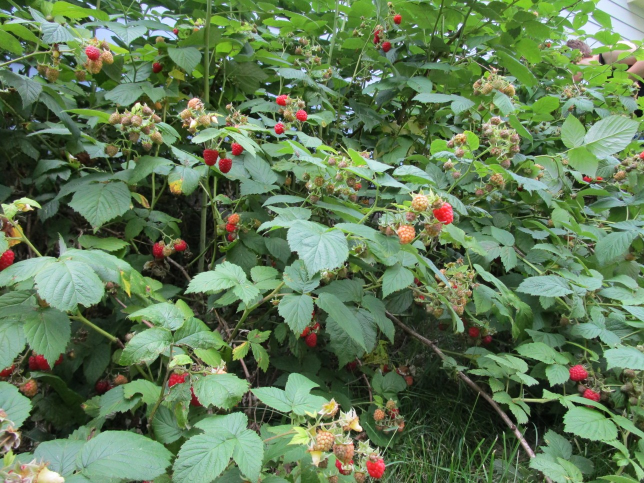
%> input picture IMG_0190__RASPBERRIES__smr.jpg, 1288 x 966 px (shown at 1/2 size)
$ octave --eval "HW03_Shah_Hiteshi('IMG_0190__RASPBERRIES__smr.jpg');"   (GNU Octave 9; MATLAB toolbox functions it lacks are replaced by stand-ins)
%> lines starting %> are read from the running program, lines starting %| are printed output that depends on the picture
% Name: Hiteshi Shah (hss7374)
% Homework 3
%

% main function that calls the approriate function depending on the file
% name
function HW03_Shah_Hiteshi( fn )

    % cell array of all the names of the images to be sent to the grayscale
    % function
    CELL = {'GRAY_GC01_7334.jpg', 'GRAY_GC02_7354.jpg', 'GRAY_GC04_7370.jpg', 'GRAY_GC04_7371.jpg', 'GRAY_GC04_7372.jpg', 'GRAY_GC10_20170208_104521.jpg'};

    % if the passed string matches any file name in CELL, the grayscale
    % function is called, else the display colors function is called
    if any(strcmp(CELL, fn))
        HW03_Shah_Grayscale( fn )
    else
        HW03_Shah_Disp_Color_Spaces( fn )
    end
end

% function that takes in an image and displays the histogram of its
% grayscale regiion of interest
function HW03_Shah_Grayscale( fn )

    % read RGB image, convert the image to double and display it
    im_rgb = imread(fn);
    im_rgb_double = im2double(im_rgb);
    imshow(im_rgb_double);

    pause(2);

    % convert RGB image to grayscale, select region of interest and display
    % it
    im_grayscale = rgb2gray( im_rgb_double);
    im_grayscale_cropped = im_grayscale(1005:1857, 1191:2193);
    imshow(im_grayscale_cropped);

    % display the histogram of the region of interest
    figure( 'Position', [40 5 1024 768] );
    imhist( im_grayscale_cropped, 256 );

    % display the mean and standard deviation of the region of interest
    fprintf('%s', strcat('Mean: ', num2str(round(mean(mean(im_grayscale_cropped).'), 3))))
    fprintf('\n')
    fprintf('%s', strcat('Standard Deviation: ', num2str(round(std(std(im_grayscale_cropped).'), 3))))

end

% function that takes in an image and displays it in several different
% color spaces
function HW03_Shah_Disp_Color_Spaces( fn )
%> called with fn = 'IMG_0190__RASPBERRIES__smr.jpg'

    % read the RGB image, convert it to double, separate the R, G and B
    % channels of the image
    im = imread(fn);
%> im is the input picture: size 966x1288x3 uint8; mean R, G, B 97.3, 122.3, 85.6
    im_rgb = im2double(im);
    im_r = im_rgb(:,:,1);
    im_g = im_rgb(:,:,2);
    im_b = im_rgb(:,:,3);

    % display the R, G and B channels of the image
    subplot(2, 2, 1);
    imshow(im_rgb);
    title('Original - RGB');
    subplot(2, 2, 2);
    imshow(im_r);
    title('Red Channel');
    subplot(2, 2, 3);
    imshow(im_g);
    title('Green Channel');
    subplot(2, 2, 4);
    imshow(im_b);
    title('Blue Channel');

    pause(3);

    % convert the RGB image to HSV and separate the H, S and V
    % channels of the image
    im_hsv = rgb2hsv(im_rgb);
%> im_hsv: size 966x1288x3 double; mean H, S, V 0.303, 0.384, 0.491
    im_h = im_hsv(:,:,1);
    im_s = im_hsv(:,:,2);
    im_v = im_hsv(:,:,3);

    % display the H, S and V channels of the image
    subplot(2, 2, 1);
    imshow(im_hsv);
    title('Original - HSV');
    subplot(2, 2, 2);
    imshow(im_h);
    title('Hue Channel');
    subplot(2, 2, 3);
    imshow(im_s);
    title('Saturation Channel');
    subplot(2, 2, 4);
    imshow(im_v);
    title('Value Channel');

    pause(3);

    % convert the RGB image to L*a*b* and separate the L*, a* and b*
    % channels of the image
    im_lab = rgb2lab(im_rgb);
%> im_lab: size 966x1288x3 double; mean of channels 1, 2, 3 47.8, -15.7, 17.2
    im_l = im_lab(:,:,1);
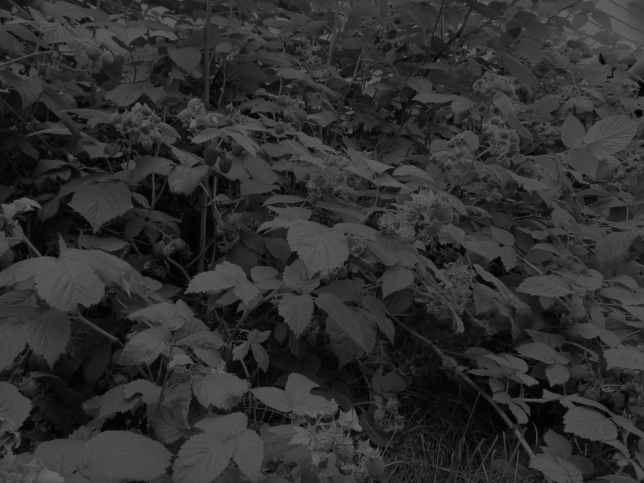
%> im_l: size 966x1288 double (shown at 1/2 size); min 0.392, max 100, mean 47.8
    im_a = im_lab(:,:,2);
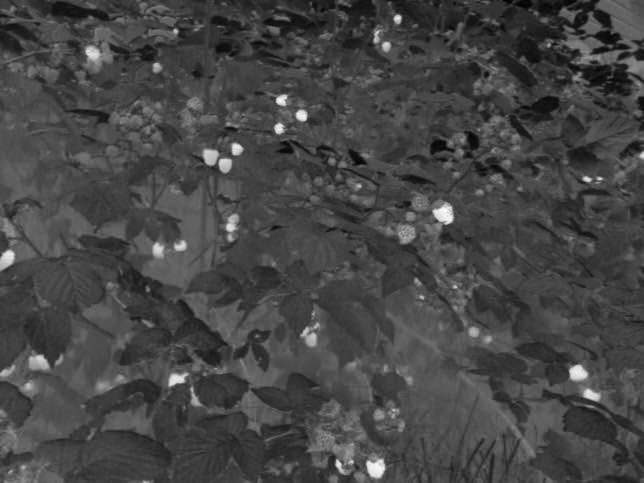
%> im_a: size 966x1288 double (shown at 1/2 size); min -50.58, max 76.31, mean -15.7; drawn with min black and max white
    im_b = im_lab(:,:,3);

    % display the L*, a* and b* channels of the image
    subplot(2, 2, 1);
    imshow(im_lab);
    title('Original - L*a*b*');
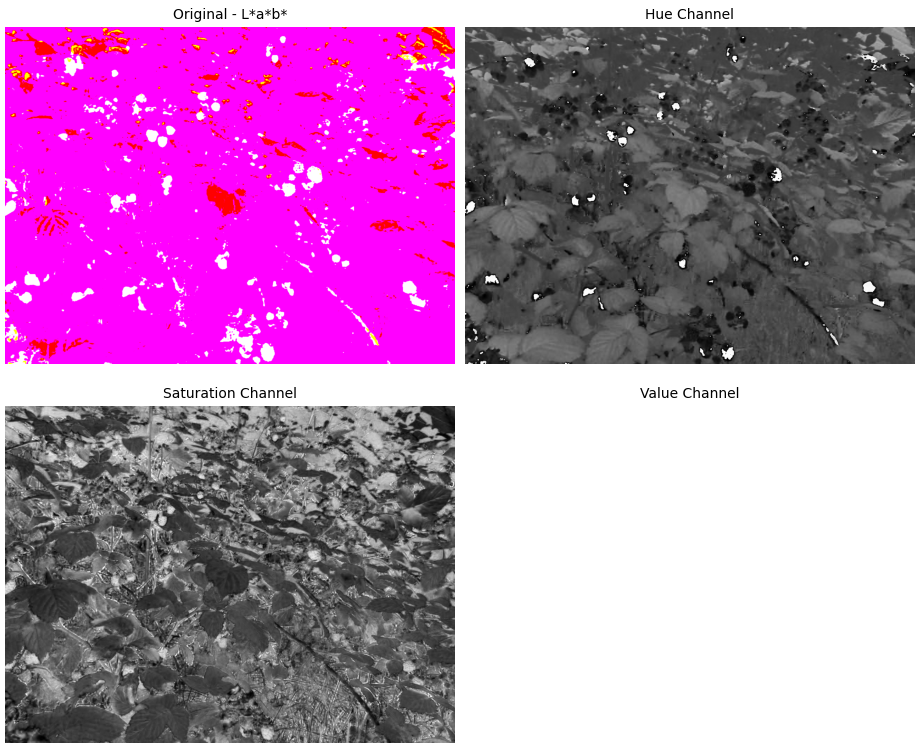
%> figure redrawn from the program's plot data, 4 panels
    subplot(2, 2, 2);
    imshow(im_l);
    title('L* Channel');
    subplot(2, 2, 3);
    imshow(im_a);
    title('a* Channel');
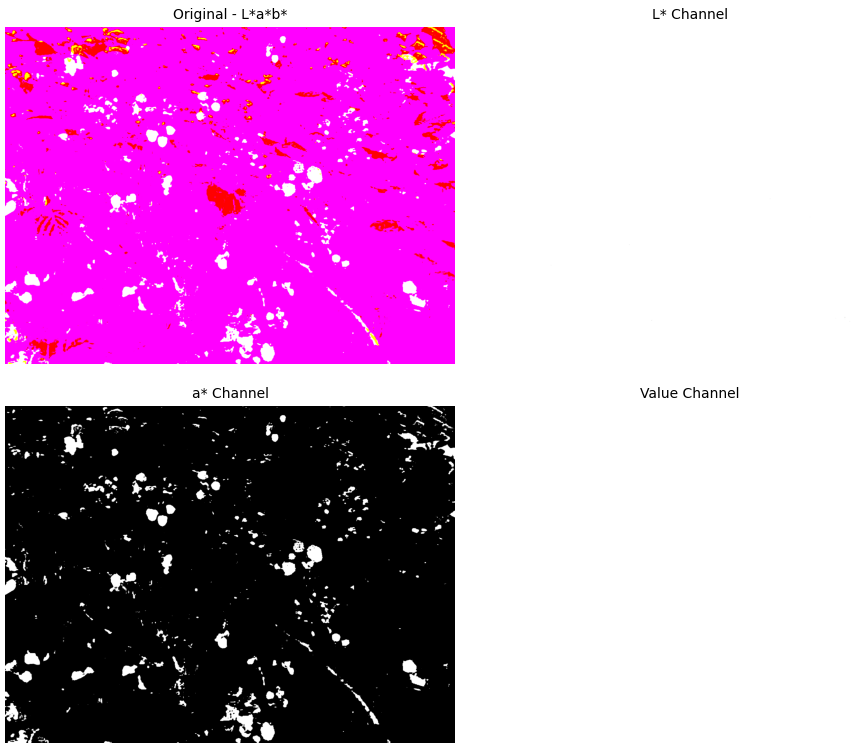
%> figure redrawn from the program's plot data, 4 panels
    subplot(2, 2, 4);
    imshow(im_b);
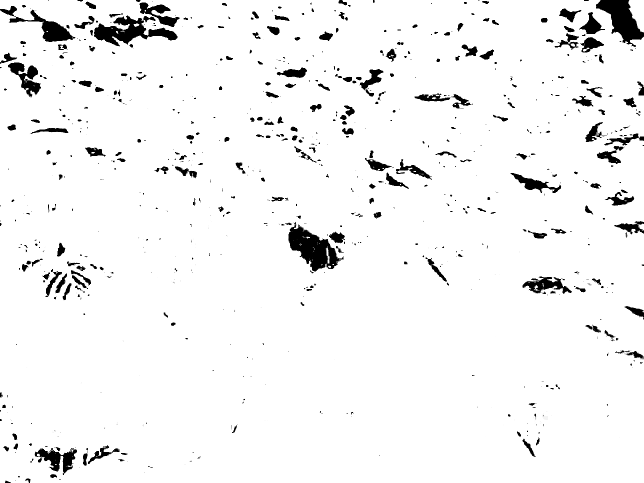
%> displayed picture: size 966x1288, on the screen's scale of 0 to 255 (shown at 1/2 size); min 0, max 255, mean 242.8
    title('b* Channel');

    pause(3);

    % convert the RGB image to YCbCr and separate the Y, Cb and Cr
    % channels of the image
    im_ycbcr = rgb2ycbcr(im_rgb);
%> im_ycbcr: size 966x1288x3 double; mean of channels 1, 2, 3 0.435, 0.453, 0.469
    im_y = im_ycbcr(:,:,1);
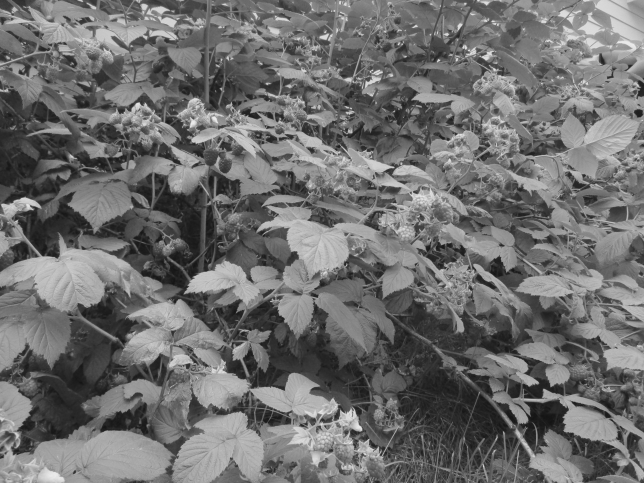
%> im_y: size 966x1288 double (shown at 1/2 size); min 0.0667, max 0.922, mean 0.435
    im_cb = im_ycbcr(:,:,2);
    im_cr = im_ycbcr(:,:,3);
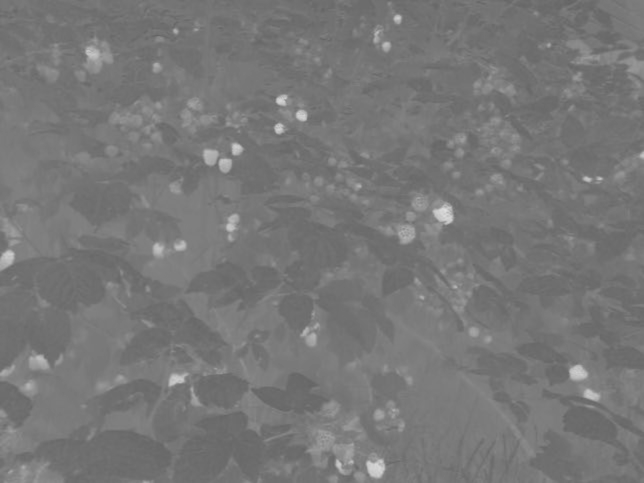
%> im_cr: size 966x1288 double (shown at 1/2 size); min 0.384, max 0.88, mean 0.469

    % display the Y, Cb and Cr channels of the image
    subplot(2, 2, 1);
    imshow(im_ycbcr);
    title('Original - YCbCr');
    subplot(2, 2, 2);
    imshow(im_y);
    title('Y Channel');
    subplot(2, 2, 3);
    imshow(im_cb);
    title('Cb Channel');
    subplot(2, 2, 4);
    imshow(im_cr);
    title('Cr Channel');

    pause(3);
    close all;

end
